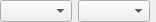
<?xml version="1.0" encoding="UTF-8"?>
<ui version="4.0">
 <class>light_path_selector</class>
 <widget class="QWidget" name="light_path_selector">
  <property name="geometry">
   <rect>
    <x>0</x>
    <y>0</y>
    <width>124</width>
    <height>19</height>
   </rect>
  </property>
  <property name="windowTitle">
   <string>Form</string>
  </property>
  <layout class="QHBoxLayout" name="horizontalLayout">
   <property name="leftMargin">
    <number>0</number>
   </property>
   <property name="topMargin">
    <number>0</number>
   </property>
   <property name="rightMargin">
    <number>0</number>
   </property>
   <property name="bottomMargin">
    <number>0</number>
   </property>
   <item>
    <widget class="QComboBox" name="cmb_scope_channel"/>
   </item>
   <item>
    <widget class="QComboBox" name="cmb_light_path"/>
   </item>
   <item>
    <widget class="condenser_config" name="wdg_condenser_config" native="true"/>
   </item>
  </layout>
 </widget>
 <customwidgets>
  <customwidget>
   <class>condenser_config</class>
   <extends>QWidget</extends>
   <header>condenser_config.h</header>
   <container>1</container>
  </customwidget>
 </customwidgets>
 <resources/>
 <connections/>
</ui>
